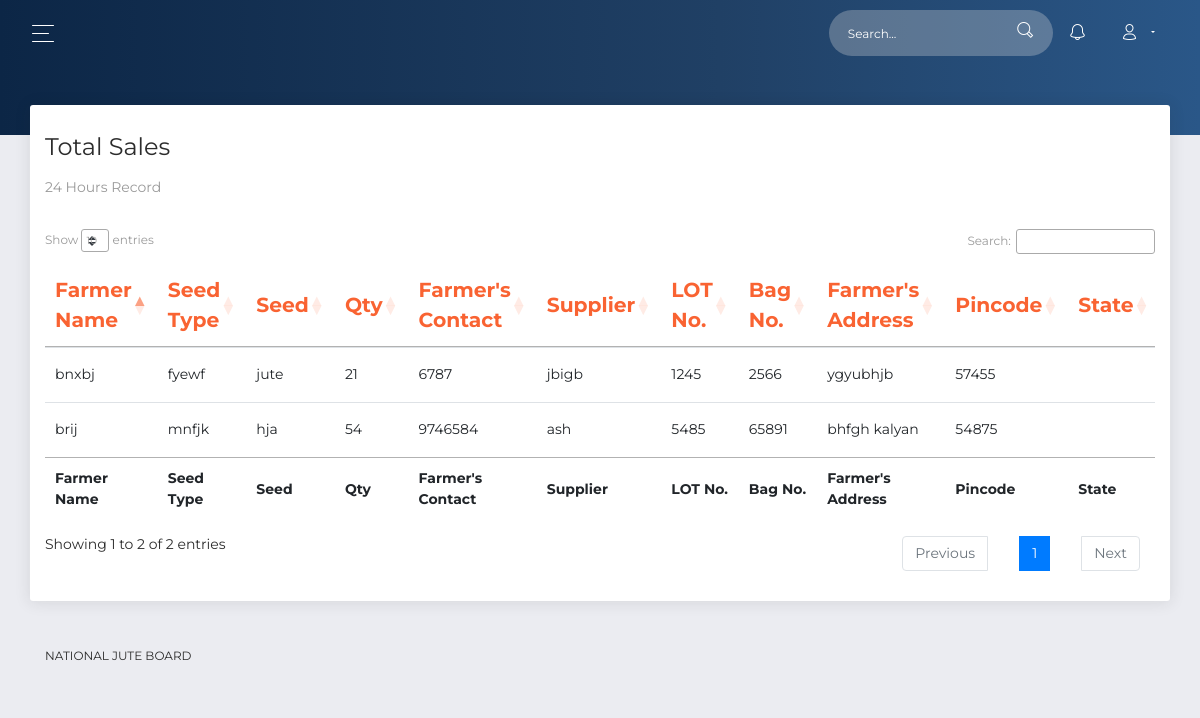
/viewsale_s.php (signed in), run on the app's committed database.
### tables this page shows
CREATE TABLE `sale` (
  `fsid` int(11) NOT NULL,
  `org` varchar(255) NOT NULL,
  `email` varchar(255) NOT NULL,
  `fname` varchar(255) NOT NULL,
  `seedtype` varchar(255) NOT NULL,
  `seed` varchar(255) NOT NULL,
  `qty` int(11) NOT NULL,
  `fphone` bigint(100) NOT NULL,
  `supplier` varchar(255) NOT NULL,
  `lot` bigint(100) NOT NULL,
  `bag` bigint(100) NOT NULL,
  `faddress` varchar(10000) NOT NULL,
  `pincode` int(11) NOT NULL,
  `state` varchar(255) NOT NULL,
  `mode` varchar(255) NOT NULL,
  `trackno` varchar(255) NOT NULL,
  `created` timestamp NOT NULL DEFAULT CURRENT_TIMESTAMP ON UPDATE CURRENT_TIMESTAMP
);

### viewsale_s.php (the view, shortened to what this page needs)
<?php
include_once 'database.php';
if (isset($_SESSION['user'])) {
$user=$_SESSION['user'];
$result = mysqli_query($conn,"SELECT * FROM supplier where email='$user'");
 $row = mysqli_fetch_assoc($result);
 $user_status=$row['status'];
  $user_type=$row['type'];
$result3 = mysqli_query($conn,"SELECT * FROM sale where email='$user'");
if($user_type!='Official' && $user_status=='Active')
 {
 ?>
<!DOCTYPE html>
<html lang="en">
<head>
  <link rel="stylesheet" href="https://use.fontawesome.com/releases/v5.7.1/css/all.css">
  <link href="sassets/css/bootstrap.min.css" rel="stylesheet" />
  <link href="sassets/css/now-ui-dashboard.css?v=1.5.0" rel="stylesheet" />
  <link href="sassets/demo/demo.css" rel="stylesheet" />
  <link rel="stylesheet" type="text/css" href="https://cdn.datatables.net/1.10.21/css/jquery.dataTables.css">
  <link rel="stylesheet" type="text/css" href="https://cdn.datatables.net/1.10.21/css/dataTables.bootstrap4.min.css">
</head>
<body class="">
  <div class="wrapper ">
    <div class="main-panel" id="main-panel">
      <nav class="navbar navbar-expand-lg navbar-transparent  bg-primary  navbar-absolute">
        <div class="container-fluid">
          <div class="navbar-wrapper">
            <div class="navbar-toggle">
              <button type="button" class="navbar-toggler">
                <span class="navbar-toggler-bar bar1"></span>
                <span class="navbar-toggler-bar bar2"></span>
                <span class="navbar-toggler-bar bar3"></span>
              </button>
            </div>
          </div>
          <?php include('action.php');?>
        </div>
      </nav>
      <div class="panel-header panel-header-sm">
      </div>
      <div class="content">
        <div class="row">
          <div class="col-md-12">
            <div class="card">
              <div class="card-header">
                <h4 class="card-title">Total Sales</h4>
                 <p class="card-category">24 Hours Record</p>
              </div>
              <div class="card-body " style="overflow: scroll;">
                <div class="table-responsive">
                  <table class="table" id="example" class="table table-striped table-bordered" style="width:100%">
                    <thead class=" text-primary">
                     <tr>
                      <th>Farmer Name</th>
                      <th>Seed Type</th>
                      <th>Seed</th>
                      <th>Qty</th>
                      <th>Farmer's Contact</th>
                      <th>Supplier</th>
                      <th>LOT No.</th>
                     <th>Bag No.</th>
                      <th>Farmer's Address</th>
                       <th>Pincode</th>
                       <th>State</th>
                    </tr>
                  </thead>
                  <tbody>
                   <?php
                    if ($result3->num_rows > 0) {
                    while($row1 = $result3->fetch_assoc()) {
                      echo" <tr>";
                      echo"<td>".$row1['fname']."</td>";
                      echo"<td>".$row1['seedtype']."</td>";
                      echo"<td>".$row1['seed']."</td>";
                      echo"<td>".$row1['qty']."</td>";
                      echo"<td>".$row1['fphone']."</td>";
                      echo"<td>".$row1['supplier']."</td>";
                      echo"<td>".$row1['lot']."</td>";
                      echo"<td>".$row1['bag']."</td>";
                      echo"<td>".$row1['faddress']."</td>";
                      echo"<td>".$row1['pincode']."</td>";
                      echo"<td>".$row1['state']."</td>";
                      ?>
                      <?php
                        echo "</tr>";
                       }
                        }
                        ?>
                     </tbody>
                  <tfoot>
                    <tr>
                  <th>Farmer Name</th>
                   <th>Seed Type</th>
                      <th>Seed</th>
                      <th>Qty</th>
                      <th>Farmer's Contact</th>
                      <th>Supplier</th>
                      <th>LOT No.</th>
                     <th>Bag No.</th>
                      <th>Farmer's Address</th>
                       <th>Pincode</th>
                       <th>State</th>
                    </tr>
                  </tfoot>
                  </table>
                </div>
              </div>
            </div>
          </div>
      <?php include('footer.php'); ?>
    </div>
  </div>
</body>
</html>
<?php
}
}
else{
  header("location: ./login.php");
}?>

### data on the page
sale: fname "brij", seedtype "mnfjk", seed "hja", qty "54", fphone "9746584", supplier "ash", lot "5485", bag "65891", faddress "bhfgh kalyan", pincode "54875"
sale: fname "bnxbj", seedtype "fyewf", seed "jute", qty "21", fphone "6787", supplier "jbigb", lot "1245", bag "2566", faddress "ygyubhjb", pincode "57455"
